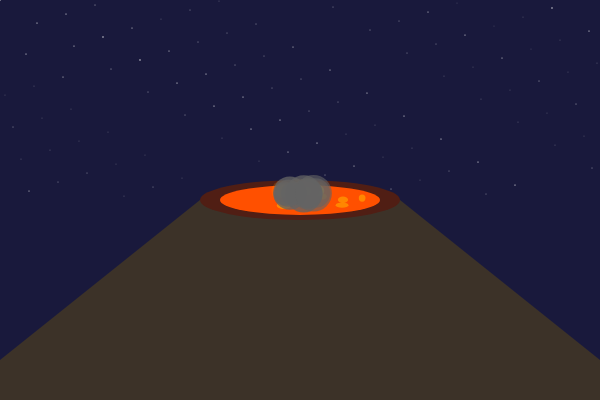
Frame 1 (no input)
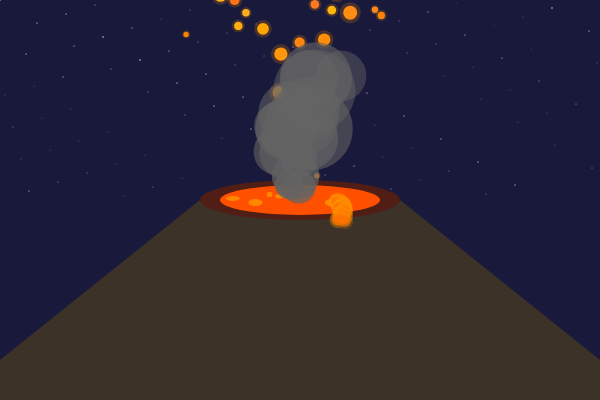
Frame 60 (no input)
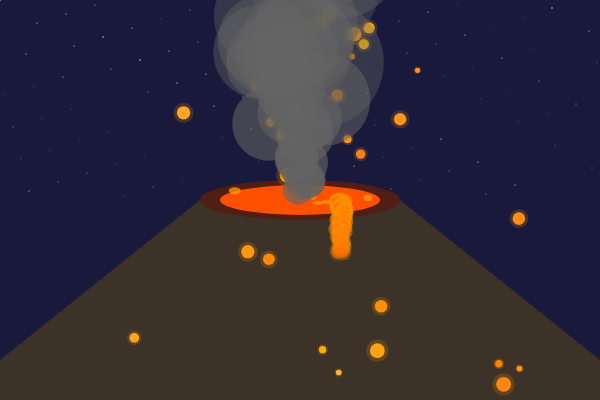
Frame 120 (the mouse pressed at the canvas centre since frame 60)

The p5.js sketch that drew these frames (run headless with seeded random() and noise() and a simulated clock; from frame 60 on, the mouse is pressed at the canvas centre):

// p5.js sketch
// ── sketch.js
let particles = [];
let smoke = [];
let lavaFlows = [];

function setup() {
  createCanvas(600, 400);
  colorMode(RGB);
  
  // Initialize some particles
  for (let i = 0; i < 20; i++) {
    particles.push(createParticle());
  }
  
  // Initialize some smoke
  for (let i = 0; i < 10; i++) {
    smoke.push(createSmoke());
  }
}

function draw() {
  background(25, 25, 60); // Night sky
  
  // Draw stars
  drawStars();
  
  // Draw volcano
  drawVolcano();
  
  // Draw lava flows
  updateLavaFlows();
  
  // Draw particles (lava chunks)
  updateParticles();
  
  // Draw smoke
  updateSmoke();
  
  // Add new particles occasionally
  if (frameCount % 3 === 0) {
    particles.push(createParticle());
  }
  
  // Add new smoke occasionally
  if (frameCount % 5 === 0) {
    smoke.push(createSmoke());
  }
  
  // Add new lava flow occasionally
  if (frameCount % 20 === 0 && random() < 0.5) {
    lavaFlows.push(createLavaFlow());
  }
}

function drawStars() {
  fill(255);
  noStroke();
  for (let i = 0; i < 100; i++) {
    let x = (i * 37) % width;
    let y = (i * 23) % (height/2);
    let size = noise(i * 0.1) * 2;
    ellipse(x, y, size, size);
  }
}

function drawVolcano() {
  // Draw mountain
  fill(60, 50, 40);
  beginShape();
  vertex(-50, height);
  vertex(200, 200);
  vertex(400, 200);
  vertex(650, height);
  endShape(CLOSE);
  
  // Draw crater
  fill(80, 30, 20);
  ellipse(width/2, 200, 200, 40);
  
  // Draw lava in the crater
  fill(255, 80, 0);
  ellipse(width/2, 200, 160, 30);
  
  // Add some lava details
  for (let i = 0; i < 5; i++) {
    let x = width/2 + random(-70, 70);
    let y = 200 + random(-10, 10);
    fill(255, 150, 0, 200);
    ellipse(x, y, random(5, 15), random(3, 8));
  }
}

function createParticle() {
  return {
    x: width/2 + random(-20, 20),
    y: 200,
    vx: random(-2, 2),
    vy: random(-12, -8),
    size: random(5, 15),
    color: color(255, random(100, 200), random(0, 50)),
    gravity: 0.2,
    life: 255
  };
}

function updateParticles() {
  for (let i = particles.length - 1; i >= 0; i--) {
    let p = particles[i];
    
    // Apply gravity
    p.vy += p.gravity;
    
    // Update position
    p.x += p.vx;
    p.y += p.vy;
    
    // Add some wiggle
    p.x += random(-0.5, 0.5);
    
    // Draw particle
    fill(p.color);
    noStroke();
    ellipse(p.x, p.y, p.size, p.size);
    
    // Add a glow effect
    fill(255, 150, 0, 50);
    ellipse(p.x, p.y, p.size * 1.5, p.size * 1.5);
    
    // Decrease life
    p.life -= 2;
    
    // Remove dead particles
    if (p.life <= 0 || p.y > height) {
      particles.splice(i, 1);
    }
  }
}

function createSmoke() {
  return {
    x: width/2 + random(-15, 15),
    y: 195,
    vx: random(-0.5, 0.5),
    vy: random(-2, -1),
    size: random(20, 40),
    opacity: random(150, 200),
    expandRate: random(0.3, 0.8),
    life: 255
  };
}

function updateSmoke() {
  for (let i = smoke.length - 1; i >= 0; i--) {
    let s = smoke[i];
    
    // Update position
    s.x += s.vx;
    s.y += s.vy;
    
    // Expand smoke
    s.size += s.expandRate;
    
    // Draw smoke
    fill(100, 100, 100, s.opacity * (s.life/255));
    noStroke();
    ellipse(s.x, s.y, s.size, s.size);
    
    // Decrease life
    s.life -= 1;
    
    // Remove dead smoke
    if (s.life <= 0) {
      smoke.splice(i, 1);
    }
  }
}

function createLavaFlow() {
  return {
    x: width/2 + random(-50, 50),
    y: 200,
    width: random(10, 25),
    speed: random(0.5, 1.5),
    points: [],
    maxLength: random(50, 150)
  };
}

function updateLavaFlows() {
  for (let i = lavaFlows.length - 1; i >= 0; i--) {
    let flow = lavaFlows[i];
    
    // Add a new point to the flow
    if (flow.points.length === 0 || 
        frameCount % 2 === 0 && flow.points.length < flow.maxLength) {
      flow.points.push({
        x: flow.x + random(-5, 5),
        y: flow.y,
        width: flow.width
      });
      flow.y += flow.speed;
    }
    
    // Draw the lava flow
    if (flow.points.length > 1) {
      for (let j = 0; j < flow.points.length - 1; j++) {
        let p1 = flow.points[j];
        let p2 = flow.points[j + 1];
        let alpha = map(j, 0, flow.points.length - 1, 255, 100);
        
        stroke(255, 100, 0, alpha);
        strokeWeight(p1.width);
        line(p1.x, p1.y, p2.x, p2.y);
        
        // Add glow
        stroke(255, 150, 0, alpha * 0.4);
        strokeWeight(p1.width * 1.5);
        line(p1.x, p1.y, p2.x, p2.y);
      }
    }
    
    // Remove flows that have reached their maximum length
    if (flow.points.length >= flow.maxLength) {
      // Decrease width to create cooling effect
      for (let p of flow.points) {
        p.width *= 0.98;
      }
      
      // Remove flow when it becomes too thin
      if (flow.points[0].width < 1) {
        lavaFlows.splice(i, 1);
      }
    }
  }
}

// ── GINO.html
<!DOCTYPE html>
<html lang="en">
<head>
  <meta charset="UTF-8">
  <title>Guided Science Notes</title>
  <meta name="viewport" content="width=device-width, initial-scale=1.0">
  <style>
    body {
      min-height: 100vh;
      margin: 0;
      font-family: 'Segoe UI', Arial, sans-serif;
      color: #fff;
      background: linear-gradient(135deg, #1e90ff 0%, #6a82fb 50%, #fc5c7d 100%);
      display: flex;
      flex-direction: column;
      align-items: center;
      justify-content: flex-start;
    }
    #backButton {
      position: fixed;
      top: 16px;
      left: 16px;
      background: rgba(255, 255, 255, 0.25);
      border: none;
      color: white;
      padding: 10px 16px;
      font-size: 1rem;
      border-radius: 8px;
      cursor: pointer;
      box-shadow: 0 2px 8px rgba(0,0,0,0.15);
      transition: background 0.3s ease;
      z-index: 1000;
      user-select: none;
    }
    #backButton:hover {
      background: rgba(255, 255, 255, 0.45);
    }
    h1 {
      margin-top: 40px;
      font-size: 2.5rem;
      letter-spacing: 2px;
      text-shadow: 0 2px 8px rgba(0,0,0,0.2);
    }
    #guided-notes {
      margin-top: 48px;
      width: 100%;
      max-width: 700px;
      background: rgba(255,255,255,0.10);
      border-radius: 16px;
      padding: 32px 24px;
      box-shadow: 0 4px 24px rgba(0,0,0,0.10);
    }
    #guided-notes h2 {
      font-size: 2rem;
      margin-bottom: 18px;
      color: #fff;
      text-shadow: 0 2px 8px rgba(0,0,0,0.12);
    }
    .notes-container {
      display: flex;
      flex-direction: column;
      gap: 24px;
    }
    .note {
      background: rgba(0,0,0,0.13);
      border-radius: 12px;
      padding: 20px 18px;
      color: #fff;
      box-shadow: 0 2px 8px rgba(0,0,0,0.07);
    }
    .note h3 {
      margin-top: 0;
      color: #fc5c7d;
      font-size: 1.2rem;
    }
    .note ul {
      margin: 12px 0 0 0;
      padding-left: 20px;
    }
    @media (max-width: 600px) {
      h1 {
        font-size: 1.5rem;
      }
      #backButton {
        padding: 8px 12px;
        font-size: 0.95rem;
        top: 8px;
        left: 8px;
      }
      #guided-notes {
        padding: 16px 6vw;
      }
      .note {
        padding: 14px 6px;
      }
    }
  </style>
</head>
<body>
  <button id="backButton" aria-label="Go Back">&larr; Back</button>
  <h1>Guided Science Notes</h1>
  <section id="guided-notes">
    <h2>Guided Science Notes</h2>
    <div class="notes-container">
      <div class="note">
        <h3>Matter</h3>
        <ul>
          <li><strong>Matter</strong> is anything that has mass and takes up space.</li>
          <li>It exists in different states: solid, liquid, gas, and plasma.</li>
          <li>All physical objects are made of matter.</li>
        </ul>
      </div>
      <div class="note">
        <h3>Mass</h3>
        <ul>
          <li><strong>Mass</strong> is a measure of the amount of matter in an object.</li>
          <li>It is usually measured in grams or kilograms.</li>
          <li>Mass is different from weight, which depends on gravity.</li>
        </ul>
      </div>
      <div class="note">
        <h3>Chemical Energy</h3>
        <ul>
          <li><strong>Chemical energy</strong> is stored in the bonds of atoms and molecules.</li>
          <li>It is released during chemical reactions, like when food is digested or fuel is burned.</li>
          <li>Batteries and food are examples of things that contain chemical energy.</li>
        </ul>
      </div>
      <div class="note">
        <h3>Thermal Energy</h3>
        <ul>
          <li><strong>Thermal energy</strong> is the energy that comes from heat.</li>
          <li>It is caused by the movement of particles within matter.</li>
          <li>More movement means higher temperature and more thermal energy.</li>
        </ul>
      </div>
      <div class="note">
        <h3>Physical Energy</h3>
        <ul>
          <li><strong>Physical energy</strong> usually refers to mechanical energy, which is the energy of motion and position.</li>
          <li>Examples include a moving car (kinetic energy) or a stretched rubber band (potential energy).</li>
          <li>Physical energy is involved whenever something moves or changes position.</li>
        </ul>
      </div>
      <div class="note">
        <h3>Stars</h3>
        <ul>
          <li><strong>Stars</strong> are giant balls of hot, glowing gas, mostly hydrogen and helium.</li>
          <li>They produce energy through nuclear fusion, turning hydrogen into helium.</li>
          <li>The Sun is the closest star to Earth.</li>
        </ul>
      </div>
      <div class="note">
        <h3>Galaxies</h3>
        <ul>
          <li><strong>Galaxies</strong> are huge collections of stars, gas, dust, and dark matter held together by gravity.</li>
          <li>Our solar system is in the Milky Way galaxy.</li>
          <li>There are billions of galaxies in the universe.</li>
        </ul>
      </div>
      <div class="note">
        <h3>Atmosphere</h3>
        <ul>
          <li>The <strong>atmosphere</strong> is the layer of gases that surrounds a planet, like Earth.</li>
          <li>It protects us from harmful radiation and helps regulate temperature.</li>
          <li>Earth's atmosphere is made mostly of nitrogen and oxygen.</li>
        </ul>
      </div>
      <div class="note">
        <h3>Orbit</h3>
        <ul>
          <li>An <strong>orbit</strong> is the path an object takes as it moves around another object in space, usually because of gravity.</li>
          <li>Planets orbit the Sun, and moons orbit planets.</li>
          <li>Orbits can be circular or elliptical (oval-shaped).</li>
        </ul>
      </div>
      <div class="note">
        <h3>Biomes</h3>
        <ul>
          <li><strong>Biomes</strong> are large areas of the world with similar climates, plants, and animals.</li>
          <li>Examples include deserts, forests, grasslands, and tundra.</li>
          <li>Each biome has its own unique ecosystem.</li>
        </ul>
      </div>
      <div class="note">
        <h3>Primary Succession</h3>
        <ul>
          <li><strong>Primary succession</strong> is the process by which life begins to grow in a place where there was no soil before, like after a volcanic eruption.</li>
          <li>Lichens and mosses are often the first organisms to appear.</li>
          <li>Over time, soil forms and more complex plants can grow.</li>
        </ul>
      </div>
      <div class="note">
        <h3>Secondary Succession</h3>
        <ul>
          <li><strong>Secondary succession</strong> happens in areas where a disturbance (like fire or farming) has destroyed a community but left the soil intact.</li>
          <li>Plants and animals return more quickly than in primary succession.</li>
          <li>This process helps ecosystems recover after damage.</li>
        </ul>
      </div>
    </div>
  </section>
  <script>
    // Back button functionality
    document.getElementById('backButton').addEventListener('click', () => {
      history.back();
    });
  </script>
</body>
</html>

// ── read.html
<!DOCTYPE html>
<html lang="en">
<head>
  <meta charset="UTF-8" />
  <title>Science Readings</title>
  <meta name="viewport" content="width=device-width, initial-scale=1.0" />
  <style>
    body {
      min-height: 100vh;
      margin: 0;
      font-family: 'Segoe UI', Arial, sans-serif;
      color: #fff;
      background: linear-gradient(135deg, #1e90ff 0%, #6a82fb 50%, #fc5c7d 100%);
      display: flex;
      flex-direction: column;
      align-items: center;
      justify-content: flex-start;
    }
    #backButton {
      position: fixed;
      top: 16px;
      left: 16px;
      background: rgba(255, 255, 255, 0.25);
      border: none;
      color: white;
      padding: 10px 16px;
      font-size: 1rem;
      border-radius: 8px;
      cursor: pointer;
      box-shadow: 0 2px 8px rgba(0,0,0,0.15);
      transition: background 0.3s ease;
      z-index: 1000;
      user-select: none;
    }
    #backButton:hover {
      background: rgba(255, 255, 255, 0.45);
    }
    h1 {
      margin-top: 40px;
      font-size: 2.5rem;
      letter-spacing: 2px;
      text-shadow: 0 2px 8px rgba(0,0,0,0.2);
    }
    #readings-section {
      margin-top: 48px;
      width: 100%;
      max-width: 800px;
      background: rgba(255,255,255,0.10);
      border-radius: 16px;
      padding: 32px 24px;
      box-shadow: 0 4px 24px rgba(0,0,0,0.10);
    }
    #readings-section h2 {
      font-size: 2rem;
      margin-bottom: 18px;
      color: #fff;
      text-shadow: 0 2px 8px rgba(0,0,0,0.12);
    }
    .reading {
      background: rgba(0,0,0,0.13);
      border-radius: 12px;
      padding: 20px 18px;
      color: #fff;
      box-shadow: 0 2px 8px rgba(0,0,0,0.07);
      margin-bottom: 24px;
    }
    .reading h3 {
      margin-top: 0;
      color: #fc5c7d;
      font-size: 1.2rem;
    }
    .reading p {
      margin: 12px 0 0 0;
      line-height: 1.6;
    }
    .reading a {
      color: #ffd700;
      text-decoration: underline;
      word-break: break-word;
    }
    @media (max-width: 600px) {
      h1 {
        font-size: 1.5rem;
      }
      #backButton {
        padding: 8px 12px;
        font-size: 0.95rem;
        top: 8px;
        left: 8px;
      }
      #readings-section {
        padding: 16px 6vw;
      }
      .reading {
        padding: 14px 6px;
      }
    }
  </style>
</head>
<body>
  <button id="backButton" aria-label="Go Back">&larr; Back</button>
  <h1>Science Readings</h1>
  <section id="readings-section">
    <h2>Featured Readings</h2>

    <div class="reading">
      <h3>The Water Cycle</h3>
      <p>
        The water cycle describes how water moves above, on, and below the surface of the Earth. Water changes states between liquid, vapor, and ice at various places in the water cycle. Learn more at
        <a href="https://www.usgs.gov/special-topics/water-science-school/science/water-cycle" target="_blank" rel="noopener">USGS Water Science School</a>.
      </p>
    </div>

    <div class="reading">
      <h3>Introduction to Ecosystems</h3>
      <p>
        An ecosystem is a community of living organisms and their nonliving environment. Ecosystems can be as large as a desert or as small as a puddle. Read more at
        <a href="https://www.nationalgeographic.org/encyclopedia/ecosystem/" target="_blank" rel="noopener">National Geographic: Ecosystem</a>.
      </p>
    </div>

    <div class="reading">
      <h3>What Is Energy?</h3>
      <p>
        Energy is the ability to do work. It exists in many forms such as heat, light, chemical, and electrical energy. Check out
        <a href="https://www.energy.gov/science-innovation/energy-sources" target="_blank" rel="noopener">Energy.gov: Energy Sources</a>
        for more information.
      </p>
    </div>

    <div class="reading">
      <h3>Atoms and Elements</h3>
      <p>
        Atoms are the basic building blocks of matter. Elements are pure substances made of one kind of atom. Learn the basics at
        <a href="https://chem.libretexts.org/Bookshelves/General_Chemistry/Map%3A_Chemistry_(Zumdahl_and_Decoste)/01%3A_Atoms_Molecules_and_Ions/1.02%3A_Atoms_and_Elements" target="_blank" rel="noopener">LibreTexts Chemistry</a>.
      </p>
    </div>

    <div class="reading">
      <h3>Photosynthesis Explained</h3>
      <p>
        Photosynthesis is the process plants use to convert sunlight into chemical energy. Discover how it works at
        <a href="https://www.khanacademy.org/science/biology/photosynthesis-in-plants" target="_blank" rel="noopener">Khan Academy: Photosynthesis</a>.
      </p>
    </div>

    <div class="reading">
      <h3>Gravity: The Force That Shapes the Universe</h3>
      <p>
        Gravity is a fundamental force that attracts objects with mass toward each other. Learn more about gravity at
        <a href="https://www.nasa.gov/audience/forstudents/5-8/features/nasa-knows/what-is-gravity-58.html" target="_blank" rel="noopener">NASA Knows Gravity</a>.
      </p>
    </div>

    <div class="reading">
      <h3>The Structure of the Cell</h3>
      <p>
        Cells are the basic units of life. This article explains the parts of animal and plant cells and their functions. See details at
        <a href="https://www.cellsalive.com/cells/cell_model.htm" target="_blank" rel="noopener">Cells Alive</a>.
      </p>
    </div>

    <div class="reading">
      <h3>Understanding Ecosystems and Biomes</h3>
      <p>
        Explore the different types of biomes and how ecosystems function within them. Read more at
        <a href="https://www.nationalgeographic.com/environment/habitats/" target="_blank" rel="noopener">National Geographic Habitats</a>.
      </p>
    </div>

    <div class="reading">
      <h3>Electricity Basics</h3>
      <p>
        Electricity powers our world. Learn about electric current, circuits, and how electricity works at
        <a href="https://www.energy.gov/eere/education/electricity-basics" target="_blank" rel="noopener">Energy.gov Electricity Basics</a>.
      </p>
    </div>

    <div class="reading">
      <h3>Introduction to Forces and Motion</h3>
      <p>
        Forces cause changes in motion. This reading covers Newton’s laws and how forces affect objects. See more at
        <a href="https://www.physicsclassroom.com/class/newtlaws" target="_blank" rel="noopener">The Physics Classroom</a>.
      </p>
    </div>

    <div class="reading">
      <h3>Stars and Their Life Cycle</h3>
      <p>
        Stars go through stages from birth to death. Learn about star formation, main sequence, and supernovae at
        <a href="https://imagine.gsfc.nasa.gov/science/objects/stars1.html" target="_blank" rel="noopener">NASA Imagine the Universe</a>.
      </p>
    </div>

    <div class="reading">
      <h3>Galaxies: Islands in the Universe</h3>
      <p>
        Galaxies contain billions of stars. Discover different galaxy types and their features at
        <a href="https://www.space.com/55-galaxies-facts-space-astronomy.html" target="_blank" rel="noopener">Space.com Galaxies</a>.
      </p>
    </div>

    <div class="reading">
      <h3>Earth’s Atmosphere</h3>
      <p>
        The atmosphere protects life and regulates climate. Learn about its layers and composition at
        <a href="https://climate.nasa.gov/news/2915/earths-atmosphere/" target="_blank" rel="noopener">NASA Climate</a>.
      </p>
    </div>

    <div class="reading">
      <h3>Understanding Orbits</h3>
      <p>
        Orbits keep planets and satellites moving around larger bodies. Explore orbital mechanics at
        <a href="https://www.nasa.gov/audience/forstudents/5-8/features/nasa-knows/what-is-an-orbit-58.html" target="_blank" rel="noopener">NASA Knows: Orbits</a>.
      </p>
    </div>

    <div class="reading">
      <h3>Biomes of the World</h3>
      <p>
        Biomes are large ecological areas with distinct climates and species. Get an overview at
        <a href="https://www.nationalgeographic.org/encyclopedia/biome/" target="_blank" rel="noopener">National Geographic Biomes</a>.
      </p>
    </div>

    <div class="reading">
      <h3>Primary Succession</h3>
      <p>
        Primary succession is the natural growth of life in a new or barren environment. Learn about this ecological process at
        <a href="https://www.nationalgeographic.org/encyclopedia/succession/" target="_blank" rel="noopener">National Geographic Succession</a>.
      </p>
    </div>

    <div class="reading">
      <h3>Secondary Succession</h3>
      <p>
        Secondary succession occurs after an ecosystem is disturbed but soil remains. Explore examples and stages at
        <a href="https://www.britannica.com/science/ecological-succession" target="_blank" rel="noopener">Britannica Ecological Succession</a>.
      </p>
    </div>

    <div class="reading">
      <h3>Energy Transformations</h3>
      <p>
        Energy can change forms but is never lost. Learn about transformations like potential to kinetic energy at
        <a href="https://www.khanacademy.org/science/physics/work-and-energy/work-and-energy-tutorial/a/energy-transformations" target="_blank" rel="noopener">Khan Academy Energy Transformations</a>.
      </p>
    </div>

    <div class="reading">
      <h3>States of Matter</h3>
      <p>
        Matter exists as solids, liquids, gases, and plasma. Understand their properties and changes at
        <a href="https://www.chem4kids.com/files/matter_intro.html" target="_blank" rel="noopener">Chem4Kids Matter</a>.
      </p>
    </div>

    <div class="reading">
      <h3>Introduction to the Solar System</h3>
      <p>
        Our solar system includes the Sun, planets, moons, and other objects. Explore it at
        <a href="https://solarsystem.nasa.gov/solar-system/our-solar-system/overview/" target="_blank" rel="noopener">NASA Solar System Exploration</a>.
      </p>
    </div>

  </section>

  <script>
    // Back button functionality
    document.getElementById('backButton').addEventListener('click', () => {
      history.back();
    });
  </script>
</body>
</html>

// ── sim-home.html
<!DOCTYPE html>
<html lang="en">
<head>
  <meta charset="UTF-8" />
  <title>Science Explorations</title>
  <meta name="viewport" content="width=device-width, initial-scale=1" />
  <style>
    body {
      min-height: 100vh;
      margin: 0;
      font-family: 'Segoe UI', Arial, sans-serif;
      color: #fff;
      background: linear-gradient(135deg, #ff9966 0%, #ff5e62 40%, #7f53ac 80%, #5ee7df 100%);
      display: flex;
      flex-direction: column;
      align-items: center;
      justify-content: flex-start;
    }
    h1 {
      margin-top: 48px;
      font-size: 2.4rem;
      letter-spacing: 2px;
      text-shadow: 0 2px 12px rgba(0,0,0,0.18);
    }
    .box-container {
      display: flex;
      flex-wrap: wrap;
      gap: 32px;
      margin: 48px 0 0 0;
      justify-content: center;
    }
    .explore-link {
      text-decoration: none;
      color: inherit;
      display: block;
      border-radius: 18px;
      transition: box-shadow 0.2s;
    }
    .explore-link:focus {
      outline: 2px solid #fff;
      box-shadow: 0 0 0 4px #fc5c7d;
    }
    .explore-box {
      background: rgba(255,255,255,0.13);
      border-radius: 18px;
      width: 210px;
      height: 140px;
      display: flex;
      align-items: center;
      justify-content: center;
      font-size: 1.25rem;
      font-weight: 600;
      color: #fff;
      box-shadow: 0 4px 18px rgba(0,0,0,0.13);
      position: relative;
      cursor: pointer;
      transition: background 0.3s, transform 0.2s;
      text-align: center;
      overflow: visible;
    }
    .explore-link:hover .explore-box,
    .explore-link:focus .explore-box {
      background: rgba(255,255,255,0.23);
      transform: translateY(-6px) scale(1.05);
    }
    .hover-text {
      display: none;
      position: absolute;
      bottom: 110%;
      left: 50%;
      transform: translateX(-50%);
      background: rgba(0,0,0,0.85);
      color: #fff;
      padding: 14px 18px;
      border-radius: 10px;
      font-size: 1rem;
      white-space: pre-line;
      z-index: 10;
      width: 220px;
      box-shadow: 0 2px 12px rgba(0,0,0,0.22);
      pointer-events: none;
    }
    .explore-link:hover .hover-text,
    .explore-link:focus .hover-text {
      display: block;
      animation: fadeIn 0.3s;
    }
    @keyframes fadeIn {
      from { opacity: 0; transform: translateY(10px);}
      to   { opacity: 1; transform: translateY(0);}
    }
    @media (max-width: 700px) {
      .box-container {
        gap: 18px;
      }
      .explore-box {
        width: 95vw;
        max-width: 320px;
        height: 90px;
        font-size: 1.05rem;
      }
      .hover-text {
        width: 90vw;
        max-width: 320px;
        font-size: 0.95rem;
      }
    }
  </style>
</head>
<body>
  <h1>Science Explorations</h1>
  <div class="box-container">
    <a class="explore-link" href="sim/volcano.html">
      <div class="explore-box">
        Volcano Eruption
        <div class="hover-text">
          Explosive forces, lava flows, and ash clouds! Discover the science behind volcanic eruptions and how Earth's crust changes.
        </div>
      </div>
    </a>
    <a class="explore-link" href="sim/float-sink.html">
      <div class="explore-box">
        What Floats, What Sinks
        <div class="hover-text">
          Test buoyancy and density! Find out why some objects float while others sink in water.
        </div>
      </div>
    </a>
    <a class="explore-link" href="sim/car.html">
      <div class="explore-box">
        Car Crash Physics
        <div class="hover-text">
          Explore motion, force, and energy transfer in collisions. See how physics keeps us safe on the road!
        </div>
      </div>
    </a>
    <a class="explore-link" href="sim/eco.html">
      <div class="explore-box">
        Ecosystem
        <div class="hover-text">
          Dive into the interactions between living things and their environment. Learn how energy flows in nature.
        </div>
      </div>
    </a>
    <a class="explore-link" href="sim/weather.html">
      <div class="explore-box">
        Weather Forecast
        <div class="hover-text">
          Predict the weather! Explore clouds, precipitation, and the tools meteorologists use to forecast our skies.
        </div>
      </div>
    </a>
  </div>
</body>
</html>

// ── units.html
<!DOCTYPE html>
<html lang="en">
<head>
  <meta charset="UTF-8" />
  <title>Units</title>
  <meta name="viewport" content="width=device-width, initial-scale=1" />
  <style>
    body {
      min-height: 100vh;
      margin: 0;
      font-family: 'Segoe UI', Arial, sans-serif;
      color: #fff;
      background: linear-gradient(135deg, #1e90ff 0%, #6a82fb 50%, #fc5c7d 100%);
      display: flex;
      flex-direction: column;
      align-items: center;
      justify-content: center;
      text-align: center;
      padding: 0 20px;
    }
    #backButton {
      position: fixed;
      top: 16px;
      left: 16px;
      background: rgba(255, 255, 255, 0.25);
      border: none;
      color: white;
      padding: 10px 16px;
      font-size: 1rem;
      border-radius: 8px;
      cursor: pointer;
      box-shadow: 0 2px 8px rgba(0,0,0,0.15);
      transition: background 0.3s ease;
      z-index: 1000;
      user-select: none;
    }
    #backButton:hover {
      background: rgba(255, 255, 255, 0.45);
    }
    .message {
      font-size: 2rem;
      font-weight: 600;
      text-shadow: 0 3px 8px rgba(0,0,0,0.3);
      max-width: 400px;
      line-height: 1.3;
    }
    @media (max-width: 600px) {
      .message {
        font-size: 1.5rem;
      }
      #backButton {
        padding: 8px 12px;
        font-size: 0.95rem;
        top: 8px;
        left: 8px;
      }
    }
  </style>
</head>
<body>
  <button id="backButton" aria-label="Go Back">&larr; Back</button>
  <div class="message">No Units Yet... Check Back Later!</div>

  <script>
    document.getElementById('backButton').addEventListener('click', () => {
      history.back();
    });
  </script>
</body>
</html>

// ── vocab.html
<!DOCTYPE html>
<html lang="en">
<head>
  <meta charset="UTF-8" />
  <title>Rodriguez's Corner - Vocabulary</title>
  <meta name="viewport" content="width=device-width, initial-scale=1.0" />
  <link rel="icon" type="image/x-icon" href="https://pnghq.com/wp-content/uploads/pnghq.com-beaker-icons-in-png-art-f-6.png">
  <style>
 html, body {
    hight: 180%;
    margin: 0;
    padding: 0;
    overflow: hidden;
 }
    body {
      ove-hight: 199%;
      overflow: hidden;
      position: relative;
      font-family: 'Segoe UI', sans-serif;
      background: linear-gradient(120deg, #ffb6c1 0%, #90ee90 100%);
</body>
</html>
